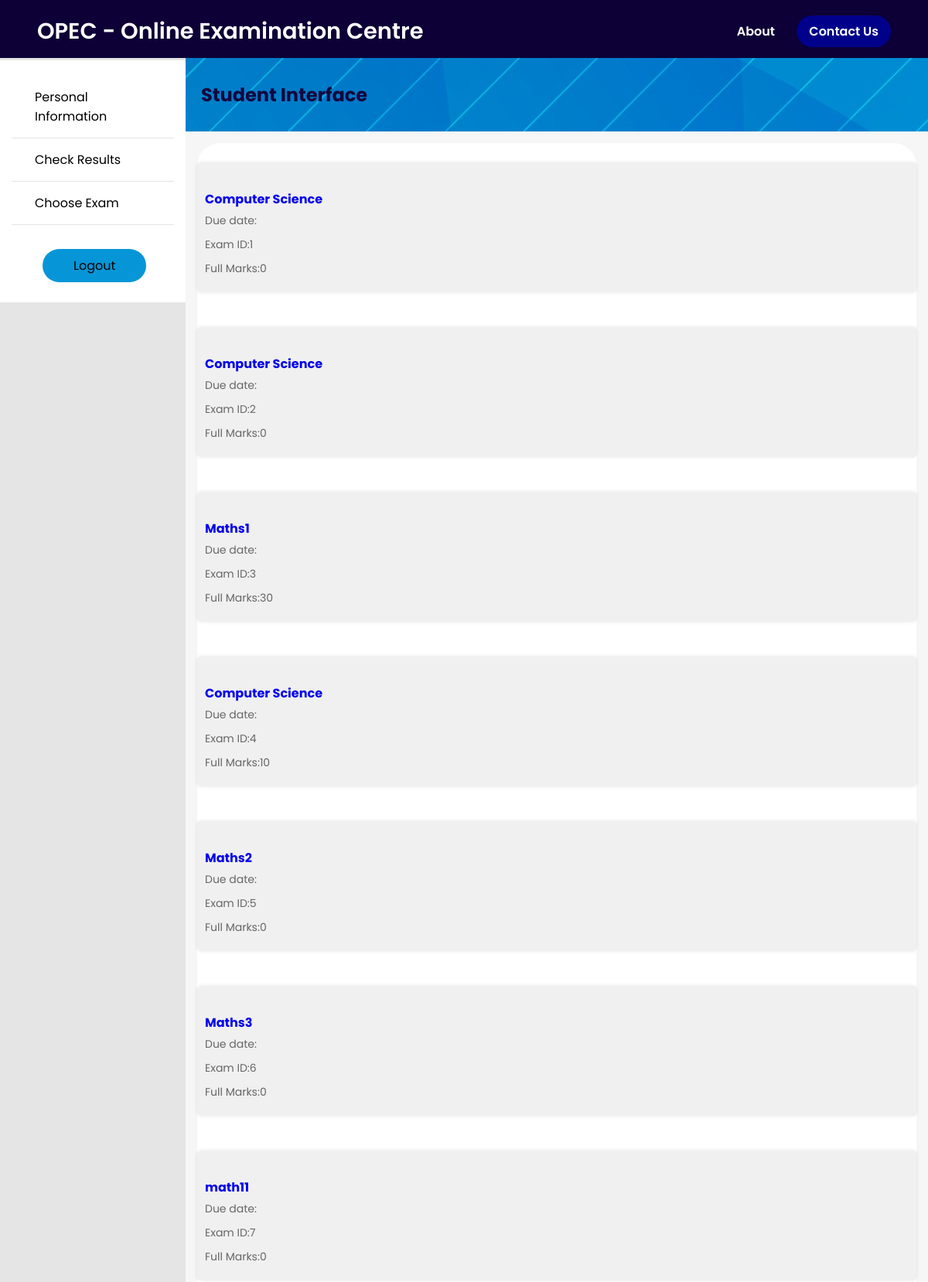
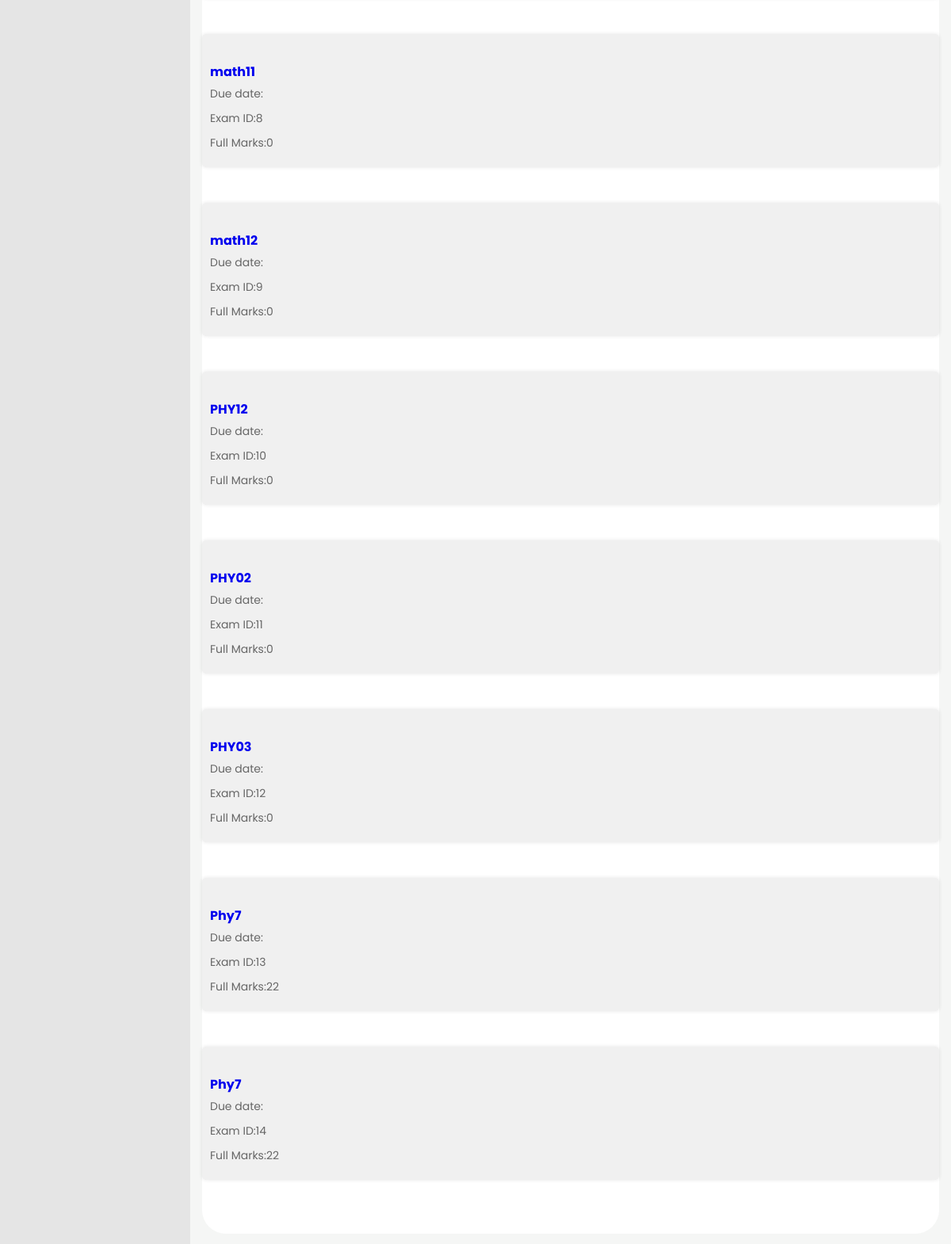
Screenshot of /student/choose_exam/ (signed in, upper part) with the database file from the repository (2 pictures, top to bottom).
### teacher/models.py (models this page shows, shortened)
class Exam(models.Model):
    Subject=models.CharField(max_length=100,null=True,default='Computer Science')
    QP = models.ForeignKey(QuestionPaper, on_delete=models.SET_NULL,null=True)
    due_date = models.TimeField(null=True, blank=True)

class QuestionPaper(models.Model):
    Questions = models.ManyToManyField(Question)
    created = models.DateTimeField(default=timezone.now,null=True)
    Full_Marks = models.IntegerField(default=0)
    Time_limit = models.IntegerField(default=0)

### student/views.py (the view)
# urls.py: path('choose_exam/', ChooseExam.as_view(),name='choose_exam' ),
class ChooseExam(LoginRequiredMixin,TemplateView):
    def get(self,req):
        if req.user.is_authenticated:
            if req.user.is_student:
                exam_list=(Exam.objects.all())
                return render(req, r"student/interface_temp.html",{'exam_list':exam_list})
            else:
                return render(req,r"index_form.html",{'message':'You Do Not Have Required Permission'})
        else:
            return redirect(f"{settings.LOGIN_URL}?next={req.path}")

### main/models.py (called while the page is built)
    def to_python(self, value):
        value = super(LowercaseEmailField, self).to_python(value)
        if isinstance(value, str):
            return value.lower()
        return value

### templates/student/interface_temp.html (shortened to what this page needs)
<!DOCTYPE html>
<html lang="en">
{% load static %}
  <head>
    <link href='https://unpkg.com/boxicons@2.1.4/css/boxicons.min.css' rel='stylesheet'>
    <link rel="stylesheet" href="{% static 'css/index.css' %}" >
    <link rel="stylesheet" href="{% static 'css/interface.css' %}" >
  </head>
  <body>
  {%include 'student/studentheader.html'%}
    <section class="interface">
      {%include 'student/studentNavBar.html'%}
      <div class="rightdiv">
        <div class="topdiv">
          <h1>Student Interface</h1>
        </div>
        <div class="container">
            {% for i in exam_list %}
            <a href="{% url 'student:interface' %}exam/{{i.id}}"><div class="result">
              <div class="subject">{{i.Subject}}</div>
              <div class="details">
                <span class="date">Due date:</span> {{i.Due_Date}}
              </div>
              <div class="details">
                <span class="name">Exam ID:</span>{{i.id}}
              </div>
              <div class="details">
                <span class="score">Full Marks:</span>{{i.QP.Full_Marks}}
              </div></a>
            </div>
            {% endfor %}
    </section>
  </body>
</html>

### static/css/index.css (style rules this page uses)
* { margin: 0; padding: 0; box-sizing: border-box; text-decoration: none; border: none; outline: none; scroll-behavior:smooth; font-family: 'Poppins', sans-serif; }
html { overflow-x: hidden; }
body { background: var(--white-color); color: var(--text-color); }
:root { --bg-color: #0c0036; --second-bg-color: #3775e1; --text-color: #13073e; --white-color: #ffffff; --light-grey: #e5e5e5; --light-grey-second: #f5f6f5; --dark-grey: #757575; --blue-color: #5c95da; --blue-second: #0696d7; --darkblue-color:#00008b; --light-blue-color:#e6e4ff; --box-shadow: 0px 0px 50px 0px rgb(0 0 0/10%); }
a,li { list-style: none; list-style-type: none; text-decoration: none; }

### static/css/interface.css (style rules this page uses)
.interface { display: table; margin-top: 4.7rem; width: 100%; }
.rightdiv { background-color: var(--light-grey-second); display: table-cell; }
.container { margin: 15px; padding-bottom: 3rem; border-radius: 30px; background-color: var(--white-color); }
.topdiv { background: url('../images/interface.jpg'); padding: 30px 20px; }
.container a { margin-left: 36%; margin-top: 2rem; }

### templates/student/interface_temp.html (style rules this page uses)
.result { margin-bottom: 20px; padding: 10px; background-color: #f0f0f0; border-radius: 5px; box-shadow: 0px 0px 5px rgba(0, 0, 0, 0.1); }
.subject { font-weight: bold; margin-bottom: 5px; }
.details { font-size: 14px; color: #666; margin-bottom: 10px; }
.date { margin-right: 10px; }

### rows the page displays
Exam: Subject "Computer Science", id "1", QP.Full_Marks "0"
Exam: Subject "Computer Science", id "2", QP.Full_Marks "0"
Exam: Subject "Maths1", id "3", QP.Full_Marks "30"
Exam: Subject "Computer Science", id "4", QP.Full_Marks "10"
Exam: Subject "Maths2", id "5", QP.Full_Marks "0"
Exam: Subject "Maths3", id "6", QP.Full_Marks "0"
Exam: Subject "math11", id "7", QP.Full_Marks "0"
Exam: Subject "math11", id "8", QP.Full_Marks "0"
Exam: Subject "math12", id "9", QP.Full_Marks "0"
Exam: Subject "PHY12", id "10", QP.Full_Marks "0"
Exam: Subject "PHY02", id "11", QP.Full_Marks "0"
Exam: Subject "PHY03", id "12", QP.Full_Marks "0"
Exam: Subject "Phy7", id "13", QP.Full_Marks "22"
Exam: Subject "Phy7", id "14", QP.Full_Marks "22"
